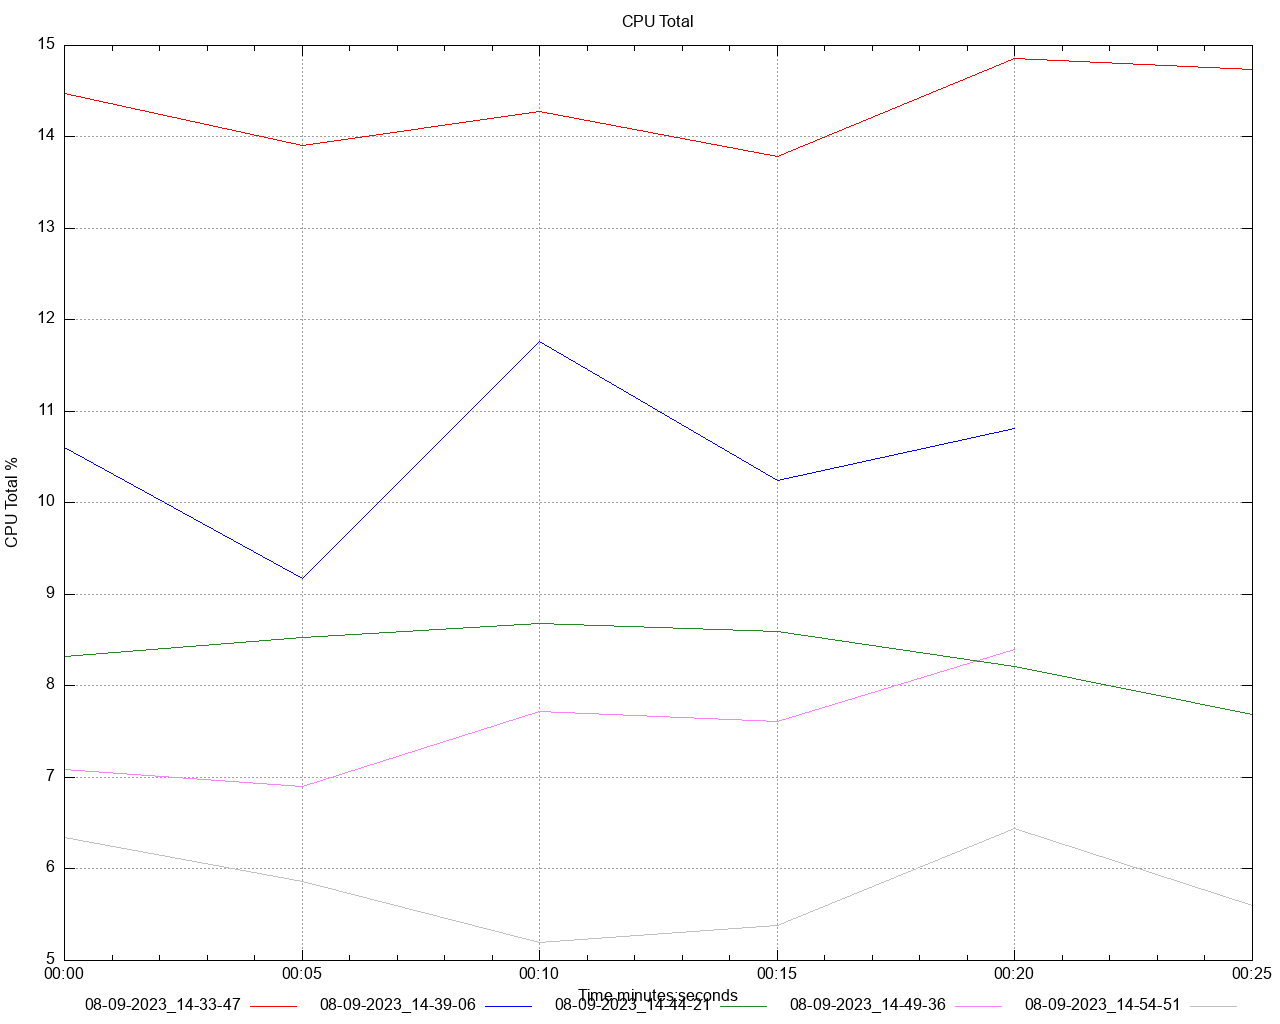

Recreate this plot in gnuplot.
set title 'CPU Total' noenhanced
set style data lines
set datafile separator ","
set terminal png size 1280,1024
set grid
set key below
set xdata time
set timefmt "%s"
offset = 0
t0(x)=(offset=($0==0) ? x : offset, x - offset)
set xlabel 'Time minutes:seconds'
set ylabel 'CPU Total %'
set output '/Users/gbarnett/git/hazelcast-simulator/atomiclong-3node-member/atomicreference/dstat/cpu_total_A2.png'
plot \
   '/Users/gbarnett/git/hazelcast-simulator/atomiclong-3node-member/atomicreference/data/cpu_total_A2_1.data' using (t0(timecolumn(1))):2 title "08-09-2023_14-33-47" noenhanced lt rgb "red", \
   '/Users/gbarnett/git/hazelcast-simulator/atomiclong-3node-member/atomicreference/data/cpu_total_A2_2.data' using (t0(timecolumn(1))):2 title "08-09-2023_14-39-06" noenhanced lt rgb "blue", \
   '/Users/gbarnett/git/hazelcast-simulator/atomiclong-3node-member/atomicreference/data/cpu_total_A2_3.data' using (t0(timecolumn(1))):2 title "08-09-2023_14-44-21" noenhanced lt rgb "forest-green", \
   '/Users/gbarnett/git/hazelcast-simulator/atomiclong-3node-member/atomicreference/data/cpu_total_A2_4.data' using (t0(timecolumn(1))):2 title "08-09-2023_14-49-36" noenhanced lt rgb "orchid", \
   '/Users/gbarnett/git/hazelcast-simulator/atomiclong-3node-member/atomicreference/data/cpu_total_A2_5.data' using (t0(timecolumn(1))):2 title "08-09-2023_14-54-51" noenhanced lt rgb "grey", \
